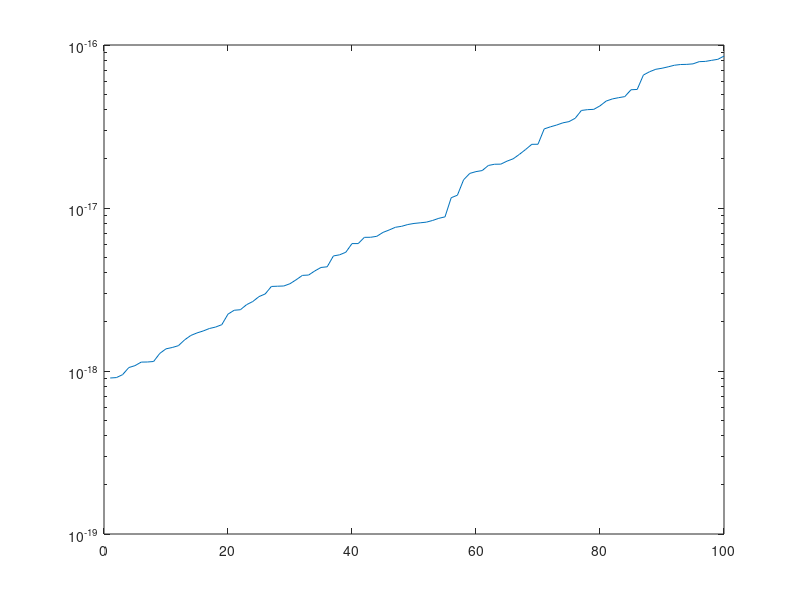

This figure's MATLAB source:
% algorithm for determining sampling range for hebbian coefficient

% steps
%    select coefficient between 9 and 1    coeff
%    select exponent    between 1 and 15   exp
%    determine range    always one exponent above and one  below   (if coef=5 and exp=9 then range is between 5x10^-8 and 5x10^-10)
%    take uniform sample of size n from within the specified range

n=100;
samplematrix = zeros(n,1);

N = randi(9);
M = randi(15)+3;

% Determines Sample Range (one exponent above and one below)

A = M-1;
B = M+1;

mu_1 =  N*(10^(-M));

for i=1:n
samplematrix(i) = N*(10^(-(A + (B-A)*rand)));
end

X = (1:n);

sortedsamplematrix = sort(samplematrix);

N
M
A
B
mu_1
max(sortedsamplematrix)
min(sortedsamplematrix)

figure;
semilogy(X, sortedsamplematrix);

